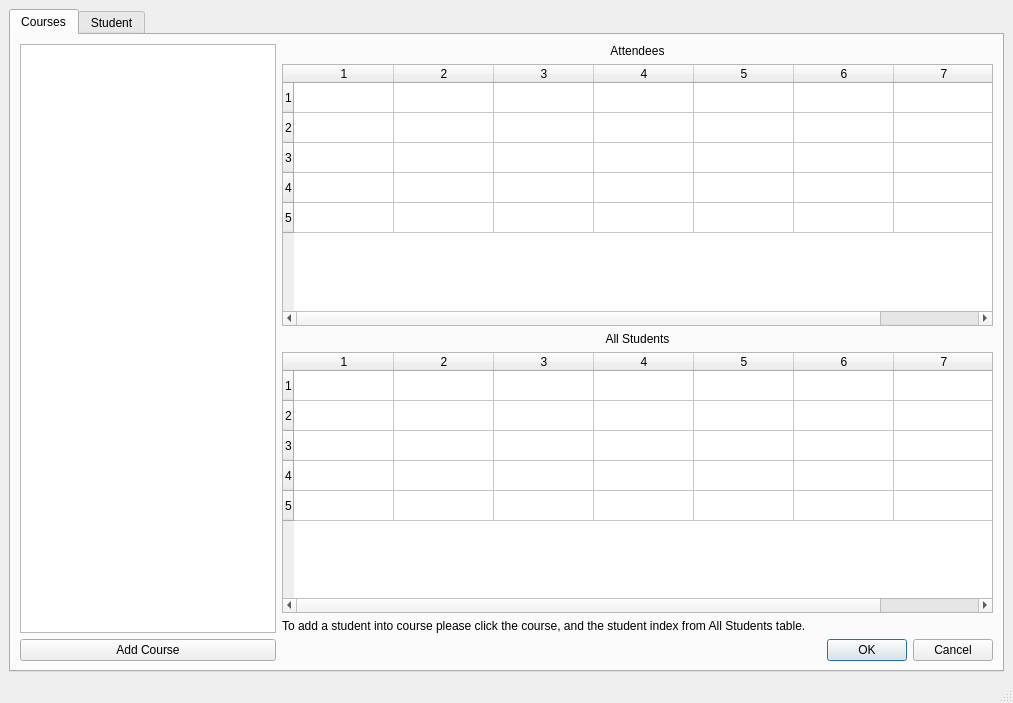
<?xml version="1.0" encoding="UTF-8"?>
<ui version="4.0">
 <class>MainWindow</class>
 <widget class="QMainWindow" name="MainWindow">
  <property name="geometry">
   <rect>
    <x>0</x>
    <y>0</y>
    <width>1013</width>
    <height>703</height>
   </rect>
  </property>
  <property name="windowTitle">
   <string>MainWindow</string>
  </property>
  <widget class="QWidget" name="centralwidget">
   <layout class="QHBoxLayout" name="horizontalLayout_3">
    <item>
     <widget class="QTabWidget" name="tabWidget">
      <property name="currentIndex">
       <number>0</number>
      </property>
      <widget class="QWidget" name="CoursesTab">
       <attribute name="title">
        <string>Courses</string>
       </attribute>
       <layout class="QHBoxLayout" name="horizontalLayout_2">
        <item>
         <layout class="QHBoxLayout" name="horizontalLayout">
          <item>
           <layout class="QVBoxLayout" name="verticalLayout">
            <item>
             <widget class="QListWidget" name="listWidget">
              <property name="sizePolicy">
               <sizepolicy hsizetype="Minimum" vsizetype="Expanding">
                <horstretch>0</horstretch>
                <verstretch>0</verstretch>
               </sizepolicy>
              </property>
              <property name="minimumSize">
               <size>
                <width>256</width>
                <height>0</height>
               </size>
              </property>
             </widget>
            </item>
            <item>
             <widget class="QPushButton" name="pBOpenCourseAddDialog">
              <property name="text">
               <string>Add Course</string>
              </property>
             </widget>
            </item>
           </layout>
          </item>
          <item>
           <layout class="QVBoxLayout" name="verticalLayout_3">
            <item>
             <widget class="QLabel" name="label">
              <property name="text">
               <string>Attendees</string>
              </property>
              <property name="alignment">
               <set>Qt::AlignCenter</set>
              </property>
             </widget>
            </item>
            <item>
             <widget class="QTableWidget" name="courseStudentTable">
              <property name="rowCount">
               <number>5</number>
              </property>
              <property name="columnCount">
               <number>7</number>
              </property>
              <row/>
              <row/>
              <row/>
              <row/>
              <row/>
              <column/>
              <column/>
              <column/>
              <column/>
              <column/>
              <column/>
              <column/>
             </widget>
            </item>
            <item>
             <widget class="QLabel" name="label_2">
              <property name="text">
               <string>All Students</string>
              </property>
              <property name="alignment">
               <set>Qt::AlignCenter</set>
              </property>
             </widget>
            </item>
            <item>
             <widget class="QTableWidget" name="allStudentTable">
              <property name="rowCount">
               <number>5</number>
              </property>
              <property name="columnCount">
               <number>7</number>
              </property>
              <row/>
              <row/>
              <row/>
              <row/>
              <row/>
              <column/>
              <column/>
              <column/>
              <column/>
              <column/>
              <column/>
              <column/>
             </widget>
            </item>
            <item>
             <widget class="QLabel" name="label_3">
              <property name="sizePolicy">
               <sizepolicy hsizetype="Minimum" vsizetype="Minimum">
                <horstretch>0</horstretch>
                <verstretch>0</verstretch>
               </sizepolicy>
              </property>
              <property name="layoutDirection">
               <enum>Qt::LeftToRight</enum>
              </property>
              <property name="text">
               <string>To add a student into course please click the course, and the student index from All Students table.</string>
              </property>
             </widget>
            </item>
            <item>
             <widget class="QDialogButtonBox" name="buttonBox">
              <property name="standardButtons">
               <set>QDialogButtonBox::Cancel|QDialogButtonBox::Ok</set>
              </property>
             </widget>
            </item>
           </layout>
          </item>
         </layout>
        </item>
       </layout>
      </widget>
      <widget class="QWidget" name="StudentTab">
       <attribute name="title">
        <string>Student</string>
       </attribute>
       <layout class="QHBoxLayout" name="horizontalLayout_7">
        <item>
         <layout class="QHBoxLayout" name="horizontalLayout_4">
          <item>
           <layout class="QFormLayout" name="formLayout">
            <item row="0" column="0">
             <widget class="QLabel" name="nameLabel">
              <property name="text">
               <string>Name</string>
              </property>
             </widget>
            </item>
            <item row="0" column="1">
             <widget class="QLineEdit" name="nameLineEdit"/>
            </item>
            <item row="1" column="0">
             <widget class="QLabel" name="surnameLabel">
              <property name="text">
               <string>Surname</string>
              </property>
             </widget>
            </item>
            <item row="1" column="1">
             <widget class="QLineEdit" name="surnameLineEdit"/>
            </item>
            <item row="2" column="0">
             <widget class="QLabel" name="schoolNumberLabel">
              <property name="text">
               <string>SchoolNumber</string>
              </property>
             </widget>
            </item>
            <item row="2" column="1">
             <widget class="QLineEdit" name="schoolNumberLineEdit"/>
            </item>
            <item row="3" column="0">
             <widget class="QLabel" name="facultyLabel">
              <property name="text">
               <string>Faculty</string>
              </property>
             </widget>
            </item>
            <item row="3" column="1">
             <widget class="QLineEdit" name="facultyLineEdit"/>
            </item>
            <item row="4" column="0">
             <widget class="QLabel" name="departmentLabel">
              <property name="text">
               <string>Department</string>
              </property>
             </widget>
            </item>
            <item row="4" column="1">
             <widget class="QLineEdit" name="departmentLineEdit"/>
            </item>
            <item row="5" column="0">
             <widget class="QLineEdit" name="imagePathLineEdit"/>
            </item>
            <item row="5" column="1">
             <widget class="QPushButton" name="buttonAddImage">
              <property name="text">
               <string>Add Image</string>
              </property>
             </widget>
            </item>
            <item row="6" column="1">
             <widget class="QPushButton" name="buttonDbSave">
              <property name="text">
               <string>Save</string>
              </property>
             </widget>
            </item>
            <item row="7" column="0" colspan="2">
             <widget class="QLabel" name="imageCountLabel">
              <property name="text">
               <string/>
              </property>
             </widget>
            </item>
           </layout>
          </item>
          <item>
           <layout class="QHBoxLayout" name="horizontalLayout_6">
            <item>
             <widget class="QLabel" name="imgLabel">
              <property name="minimumSize">
               <size>
                <width>500</width>
                <height>0</height>
               </size>
              </property>
              <property name="frameShape">
               <enum>QFrame::Box</enum>
              </property>
              <property name="frameShadow">
               <enum>QFrame::Raised</enum>
              </property>
              <property name="lineWidth">
               <number>7</number>
              </property>
              <property name="text">
               <string/>
              </property>
             </widget>
            </item>
            <item>
             <layout class="QVBoxLayout" name="verticalLayout_2">
              <item>
               <widget class="QPushButton" name="buttonOpenCamera">
                <property name="text">
                 <string>Open Camera</string>
                </property>
               </widget>
              </item>
              <item>
               <widget class="QPushButton" name="buttonCapture">
                <property name="text">
                 <string>Capture</string>
                </property>
               </widget>
              </item>
             </layout>
            </item>
           </layout>
          </item>
         </layout>
        </item>
       </layout>
      </widget>
     </widget>
    </item>
   </layout>
  </widget>
  <widget class="QMenuBar" name="menubar">
   <property name="geometry">
    <rect>
     <x>0</x>
     <y>0</y>
     <width>1013</width>
     <height>22</height>
    </rect>
   </property>
  </widget>
  <widget class="QStatusBar" name="statusbar"/>
 </widget>
 <resources/>
 <connections/>
</ui>
